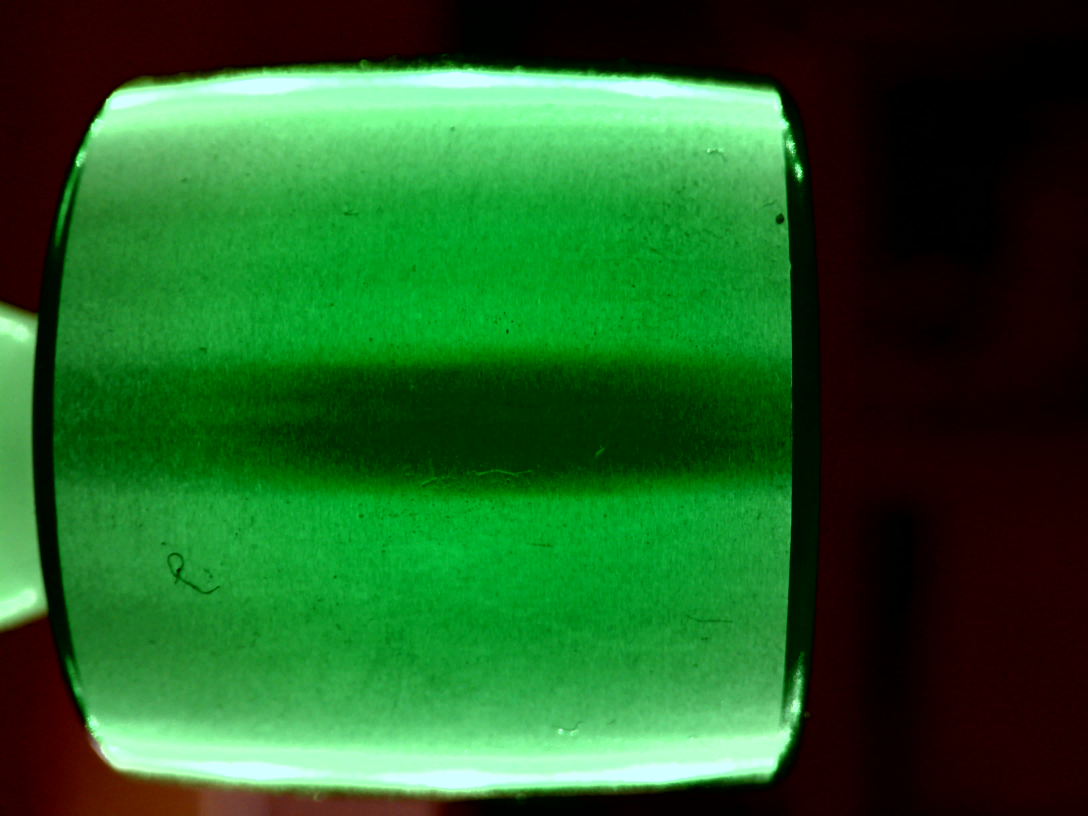
#> input picture cam/d01.jpg, 3264 x 2448 px, found by its file name (shown at 1/3 size)
$ python getpoints.py
#> lines starting #> are read from the running program, lines starting #| are printed output that depends on the picture; after the words box and inside, x2 and y2 are one past the last pixel; in counts of white or black regions, pixels touching at a corner belong together
### lib/image_lib.py
import sys
import os
import numpy as np
import matplotlib.pyplot as plt
from PIL import Image


def load_img(filename, size=(512, 512), color=False, array=True):

    """Load and return an image-object from the standard path."""
#> called with filename = 'd01.jpg', size = (200, 200), color = False, array = True
    path = os.getcwd()
    test_images_path = '/home/tintin/rongheng/cv/test_images/'
    os.chdir(test_images_path)
    try:
        img = Image.open(filename)
#> img is the input picture: PIL image 3264x2448 RGB; mean R, G, B 35.2, 95.7, 38.4
    except FileNotFoundError:
        print("Error: Image", filename ,"not found")
        sys.exit(1)
    # Back to original path
    os.chdir(path)

    height, width = size
    img.thumbnail((width, height))
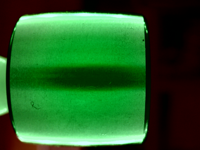
#> img: PIL image 200x150 RGB; mean R, G, B 35.2, 95.7, 38.4

    if not color:
        # convert to grayscale
        img = img.convert('L')
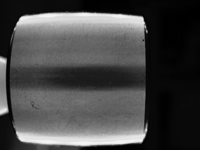
#> img: PIL image 200x150 L; min 0, max 243, mean 71.1

    if array:
        # return as np.array
        img_array = np.array(img)
        return img_array
    else:
        # return as Pillow.Image
        return img


# [78 lines left out: functions save_img, img_list, resize_img, show_hist, eq_hist, show_img and 1 more, not called in this run]


# [9 lines that do not run on import are left out]

### lib/edge_lib.py
"""Functions to calculate image derivatives."""

import numpy as np
import matplotlib.pyplot as plt
import scipy.ndimage as filters


# [50 lines left out: functions threshold, derivative, harris_response, not called in this run]


def get_points(array, threshold=0,sort=True, min_dist=0):
    """
    Return coordinates of as a dictionary, by default sorted by value in the array.
    If min_distance is set ignore other points in the vicinity.
    """

    # get coordinates of entries that are non zero
    coords = [tuple(c) for c in np.argwhere(array>threshold)]
    # ... and their values
    values = [array[x, y] for x,y in coords]

    points = []

    for i, value in enumerate(values):
        points.append(tuple([coords[i], value]))

    if sort:
        points.sort(key=lambda point: point[1], reverse=True)

    if min_dist:
        # store allowed point locations in array
        allowed_locations = np.ones(array.shape)
         # not on the edges of the image
        allowed_locations[min_dist:-min_dist, min_dist:-min_dist] = 0

        # select the best points taking min_distance into account
        filtered_points = []

        for point in points:
            x,y = point[0]

            if allowed_locations[x,y] == 0:
                filtered_points.append(point)
                allowed_locations[(x - min_dist):
                                  (x + min_dist),

                                  (y - min_dist):
                                  (y + min_dist)] = 1

            points = filtered_points
    return points


def overlay_points(image, points, size=(15, 15)):
    """Plot points found in image."""
    fig, ax = plt.subplots(figsize=size)
    ax.imshow(image)
    for point in points:
        x, y = point[0]
        plt.plot(y,x,'r*')
    ax.axis('off')

    return fig

### lib/getpoints.py

from image_lib import load_img, show_img
from edge_lib import get_points, overlay_points
from skimage import filters
import numpy as np

img = load_img("d01.jpg", size=(200,200))
edges = filters.sobel(img)
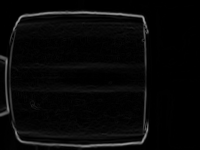
#> edges: shape (150, 200) float64; min 0, max 0.638, mean 0.0314
points = get_points(edges, threshold=0.2,min_dist=1)
#> in get_points, `coords = [tuple(c) for c in np.argwhere(array>threshold)]`: coords = 1112 pairs, first value 11 to 147, second value 0 to 148
#> in get_points, `values = [array[x, y] for x,y in coords]`: values = 1112 values, max 0.638 at index 338, min 0.2 at index 516, mean 0.358
#> the loop in get_points, `for i, value in enumerate(values):` made 1112 passes
#> value on passes 1 to 3: 0.217, 0.22, 0.214
#> after the loop in get_points, `for i, value in enumerate(values):`: points = 1112 items
#> the loop in get_points, `for point in points:` made 1112 passes
#> (point, x, y) on passes 4 to 6: (((19, 143), 0.615), 19, 143), (((141, 142), 0.601), 141, 142), (((16, 21), 0.593), 16, 21)
#> after the loop in get_points, `for point in points:`:
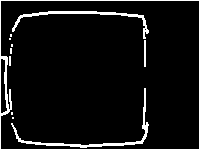
#> allowed_locations: shape (150, 200) float64; values 0 (black) and 1 (white), 6.9% white in thin lines or dots
#> after the loop in get_points, `for point in points:`: filtered_points = 600 items
#> points = 600 items
filtered_points = overlay_points(img, points)
#> the loop in overlay_points, `for point in points:` made 600 passes
#> (point, x, y) on passes 1 to 3: (((18, 143), 0.638), 18, 143), (((17, 20), 0.635), 17, 20), (((18, 19), 0.618), 18, 19)
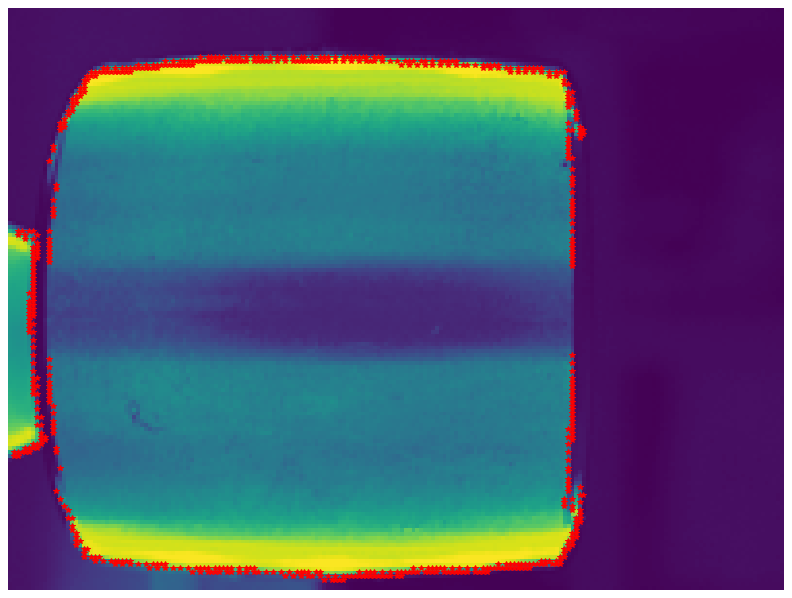
#> figure drawn by matplotlib, 1 panel

$ run again, with cam/c01.jpg copied over cam/d01.jpg
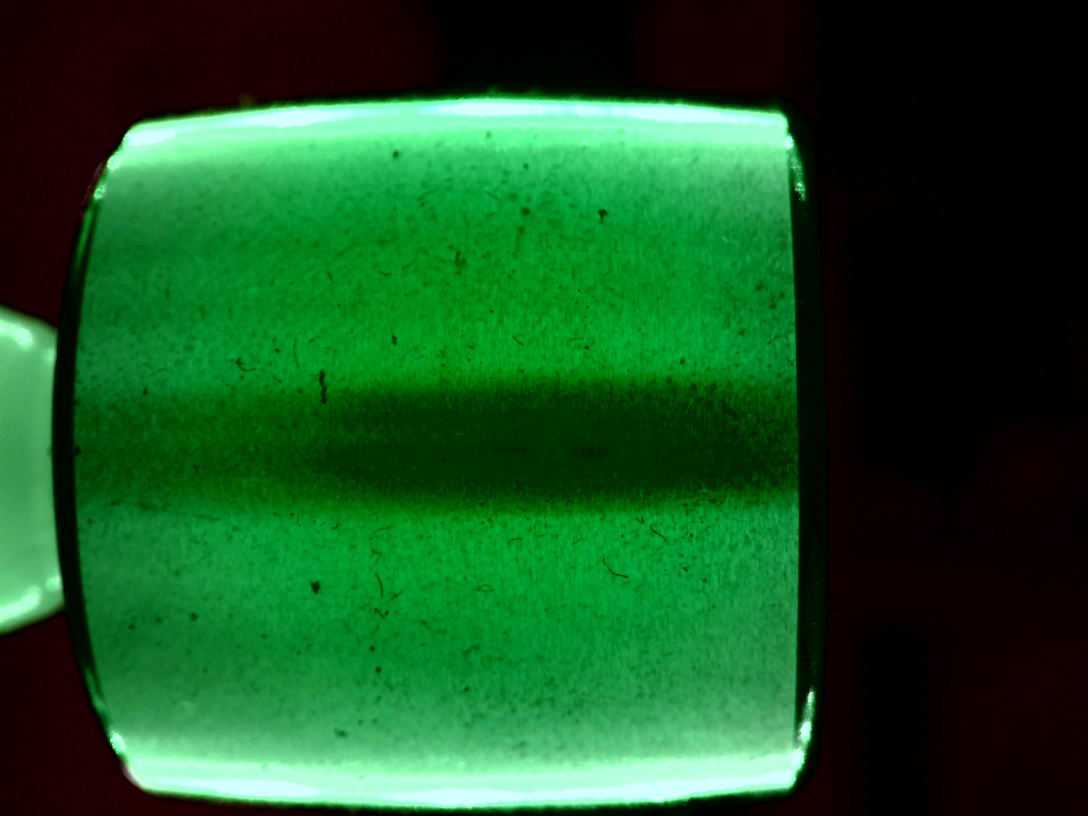
#> input picture cam/c01.jpg, 3264 x 2448 px, found by its file name (shown at 1/3 size)
#> in load_img, img is the input picture: PIL image 3264x2448 RGB; mean R, G, B 23.4, 85.6, 36.7
#> coords = 1028 pairs, first value 16 to 149, second value 0 to 150
#> values = 1028 values, max 0.642 at index 322, min 0.2 at index 1025, mean 0.39
#> the loop in get_points, `for i, value in enumerate(values):` made 1028 passes
#> value on passes 1 to 3: 0.21, 0.208, 0.206
#> after the loop in get_points, `for i, value in enumerate(values):`: points = 1028 items
#> the loop in get_points, `for point in points:` made 1028 passes
#> (point, x, y) on passes 3 to 5: (((147, 120), 0.627), 147, 120), (((23, 24), 0.625), 23, 24), (((147, 121), 0.622), 147, 121)
#> after the loop in get_points, `for point in points:`:
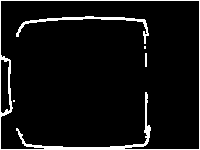
#> allowed_locations: shape (150, 200) float64; values 0 (black) and 1 (white), 6.3% white; 5 white regions (2 under 20 px), largest, box (x1, y1, x2, y2) and area: (0, 0, 200, 150) 1407, (16, 16, 149, 44) 455, (145, 53, 147, 67) 28
#> after the loop in get_points, `for point in points:`: filtered_points = 527 items
#> the loop in overlay_points, `for point in points:` made 527 passes
#> (point, x, y) on passes 1 to 3: (((24, 23), 0.642), 24, 23), (((140, 147), 0.633), 140, 147), (((147, 120), 0.627), 147, 120)
#> `filtered_points = overlay_points(img, points)`:
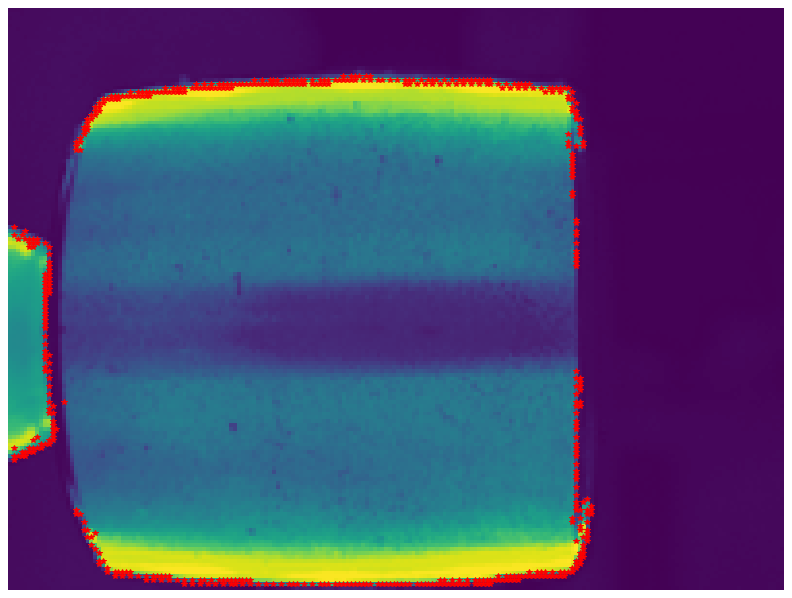
#> figure drawn by matplotlib, 1 panel

$ run again, with cam/c010.jpg copied over cam/d01.jpg
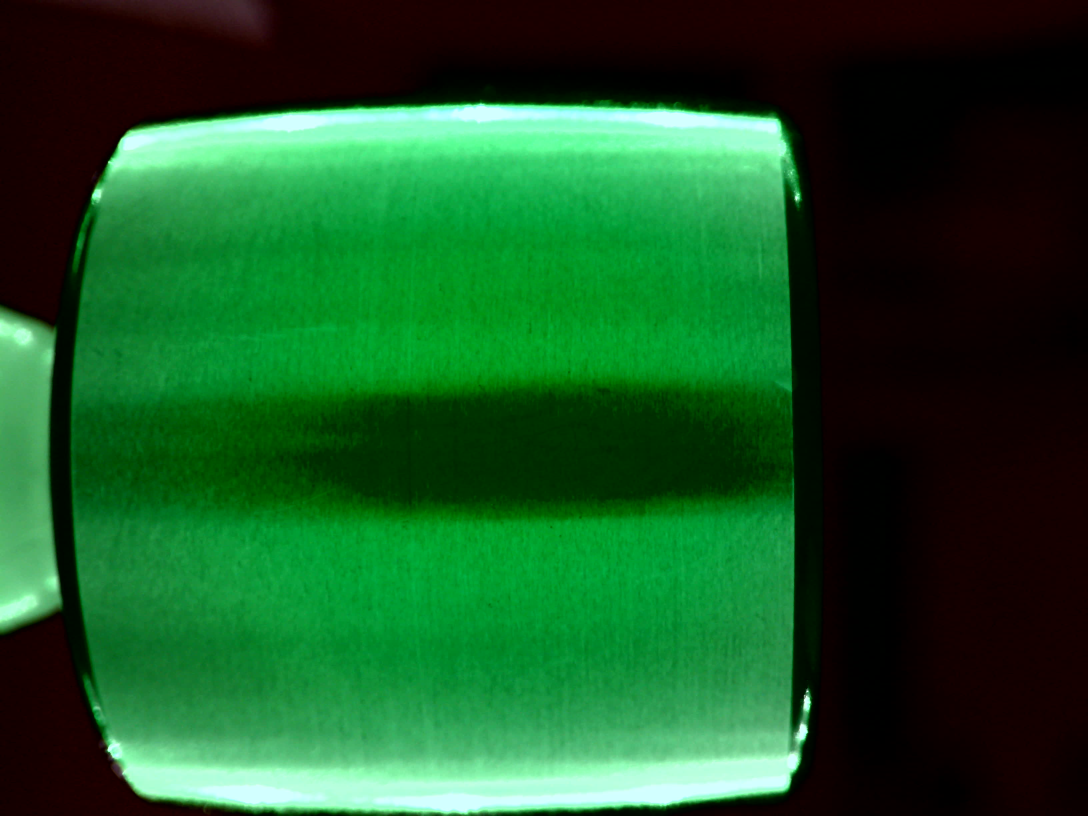
#> input picture cam/c010.jpg, 3264 x 2448 px, found by its file name (shown at 1/3 size)
#> in load_img, img is the input picture: PIL image 3264x2448 RGB; mean R, G, B 25.4, 87.6, 38.7
#> coords = 1068 pairs, first value 18 to 149, second value 0 to 149
#> values = 1068 values, max 0.657 at index 326, min 0.2 at index 51, mean 0.376
#> the loop in get_points, `for i, value in enumerate(values):` made 1068 passes
#> value on passes 1 to 3: 0.201, 0.222, 0.247
#> after the loop in get_points, `for i, value in enumerate(values):`: points = 1068 items
#> the loop in get_points, `for point in points:` made 1068 passes
#> (point, x, y) on passes 4 to 6: (((143, 145), 0.634), 143, 145), (((20, 53), 0.631), 20, 53), (((20, 54), 0.63), 20, 54)
#> after the loop in get_points, `for point in points:`:
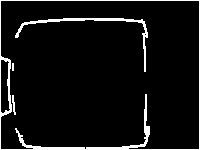
#> allowed_locations: shape (150, 200) float64; values 0 (black) and 1 (white), 6.5% white; 4 white regions (1 under 20 px), largest, box (x1, y1, x2, y2) and area: (0, 0, 200, 150) 1376, (15, 18, 148, 72) 510, (12, 95, 16, 115) 41
#> after the loop in get_points, `for point in points:`: filtered_points = 532 items
#> the loop in overlay_points, `for point in points:` made 532 passes
#> (point, x, y) on passes 1 to 3: (((25, 22), 0.657), 25, 22), (((134, 148), 0.638), 134, 148), (((24, 23), 0.637), 24, 23)
#> `filtered_points = overlay_points(img, points)`:
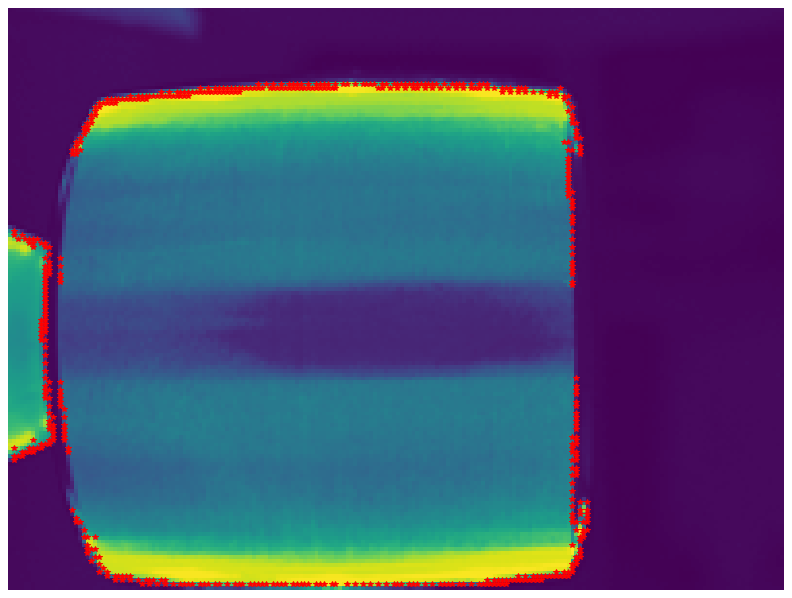
#> figure drawn by matplotlib, 1 panel
